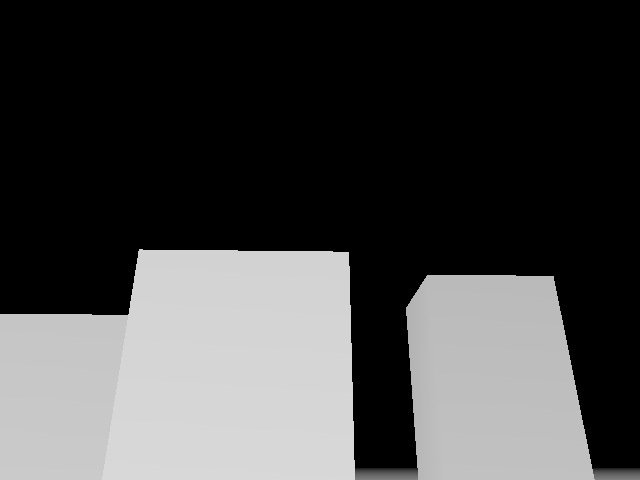
#> input picture sim/isaac/elegoo/proof/center_depth.png, 640 x 480 px; its folder holds 4 pictures in this run
$ python analyze.py
#> lines starting #> are read from the running program, lines starting #| are printed output that depends on the picture
"""Sheets and ground-truth-free accuracy checks over probe.py dumps.

usage: analyze.py   (reads results/depth/<config>/*.npy;
                     writes depth_sheet.jpg, depth_sheet_film.jpg, results/metrics.json)
"""
import glob
import json
import os

import cv2
import numpy as np

HERE = os.path.dirname(os.path.abspath(__file__))
ROOT = os.path.abspath(os.path.join(HERE, "..", ".."))
DEP = os.path.join(HERE, "results", "depth")
CAR_DIR = os.path.join(ROOT, "patrol-photos", "bench")
FILM_DIR = os.path.join(HERE, "data", "film640")
NOISE_DIR = os.path.join(HERE, "data", "noise")
SIM_DIR = os.path.join(ROOT, "sim", "isaac", "elegoo", "proof")

SHOW = ["da2rel_518_coreml_all", "da2met_518_coreml_all", "da2met_336_coreml_all",
        "dp2s_640_mps_bf16", "dp2s_320_mps_bf16"]
KIND = {c: ("inv" if c.startswith("da2rel") else "metric") for c in SHOW}
LABEL = {"da2rel_518_coreml_all": "DA2-S rel 518", "da2met_518_coreml_all": "DA2-S metric 518",
         "da2met_336_coreml_all": "DA2-S metric 336", "dp2s_640_mps_bf16": "DepthPro2-S 640",
         "dp2s_320_mps_bf16": "DepthPro2-S 320"}
CAR = sorted(os.path.splitext(os.path.basename(p))[0] for p in glob.glob(CAR_DIR + "/*.jpg"))
FILM_SHEET = [f"frame_{i:04d}" for i in range(0, 392, 40)]
SEQ = [f"frame_{i:04d}" for i in range(200, 224)]
SIM = ["center_rgb", "left_rgb", "right_rgb"]
TW, TH = 400, 300


# [4 lines left out: function load, not called in this run]


def inv(cfg, a):
    return 1.0 / np.clip(a, 0.05, 1e3) if KIND[cfg] == "metric" else a


# [7 lines left out: function viz, not called in this run]


def label(img, text):
    cv2.rectangle(img, (0, 0), (img.shape[1], 22), (0, 0, 0), -1)
    cv2.putText(img, text, (4, 16), cv2.FONT_HERSHEY_SIMPLEX, 0.5, (255, 255, 255), 1, cv2.LINE_AA)
    return img


# [6 lines left out: function rgb_path, not called in this run]


def sheet(stems, out, title, extra=None):
    rows = []
    head = np.zeros((40, TW * (len(SHOW) + 1), 3), np.uint8)
    cv2.putText(head, title, (8, 27), cv2.FONT_HERSHEY_SIMPLEX, 0.7, (255, 255, 255), 1, cv2.LINE_AA)
    rows.append(head)
    for s in stems:
        tiles = [label(cv2.resize(cv2.imread(rgb_path(s)), (TW, TH), interpolation=cv2.INTER_AREA), s)]
        for c in SHOW:
            tiles.append(label(cv2.resize(viz(c, load(c, s, None)), (TW, TH), interpolation=cv2.INTER_NEAREST),
                               LABEL[c]))
        rows.append(np.hstack(tiles))
        if extra and s in extra:
            rows.append(extra[s])
    cv2.imwrite(out, np.vstack(rows), [cv2.IMWRITE_JPEG_QUALITY, 88])


def sim_truth_row(stem):
#> called with stem = 'center_rgb'
    d = cv2.imread(os.path.join(SIM_DIR, stem.replace("_rgb", "_depth.png")))
#> d is the input picture: shape (480, 640, 3); min 0, max 216, mean 69.9
    t = cv2.resize(d, (TW, TH), interpolation=cv2.INTER_NEAREST)
    pad = np.zeros((TH, TW * len(SHOW), 3), np.uint8)
    cv2.putText(pad, "<- simulator exact depth (log preview, black = no hit / sky)", (10, 150),
                cv2.FONT_HERSHEY_SIMPLEX, 0.7, (255, 255, 255), 1, cv2.LINE_AA)
    return np.hstack([label(t, stem.replace("_rgb", "_depth (sim truth)")), pad])
#> in label, `cv2.putText(img, text, (4, 16), cv2.FONT_HERSHEY_SIMPLEX, 0.5, (255, 2..`:
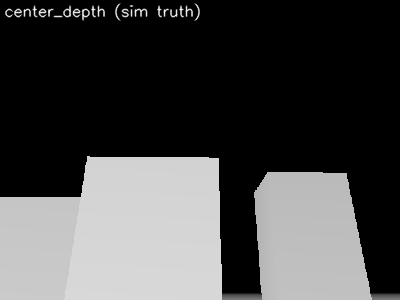
#> img: shape (300, 400, 3); min 0, max 253, mean 70.8
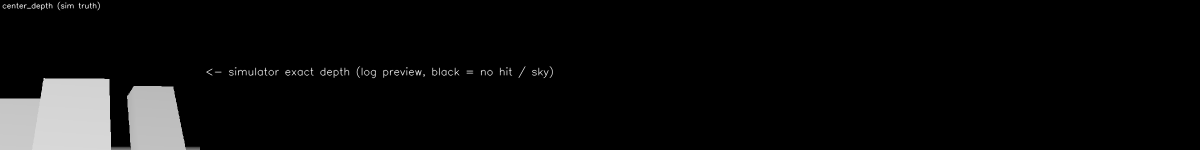
#> returned value: shape (300, 2400, 3) (shown at 1/2 size); min 0, max 255, mean 12.4


def spearman(a, b):
    ra, rb = np.argsort(np.argsort(a.ravel())), np.argsort(np.argsort(b.ravel()))
    return float(np.corrcoef(ra, rb)[0, 1])


# [78 lines left out: functions ordinal, consistency, flicker, noise, edge_width, blown, not called in this run]


if __name__ == "__main__":
    sheet(CAR, os.path.join(HERE, "depth_sheet.jpg"),
          "CAR PHOTOS (patrol-photos/bench, NOT rotated). Bright = near. Metric: log 0.2-8 m fixed; rel: per-image")
    sheet(FILM_SHEET + SIM, os.path.join(HERE, "depth_sheet_film.jpg"),
          "FILM FRAMES - NOT FROM THE CAR (iPhone, standing height, 48.7 deg HFOV) + simulator RGB. Bright = near",
          extra={s: sim_truth_row(s) for s in SIM})
#> call 2 of sim_truth_row, with stem = 'left_rgb'
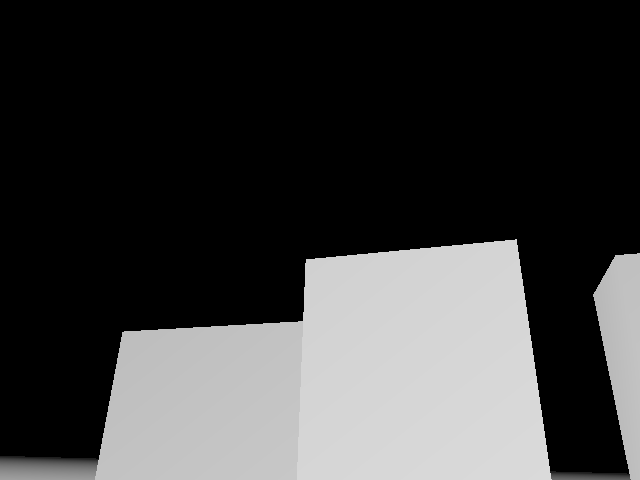
#> input picture sim/isaac/elegoo/proof/left_depth.png, 640 x 480 px
#> in sim_truth_row, d is the input picture: shape (480, 640, 3); min 0, max 218, mean 61
#> call 2 of label, with text = 'left_depth (sim truth)'
#> in label (call 2), `cv2.putText(img, text, (4, 16), cv2.FONT_HERSHEY_SIMPLEX, 0.5, (255, 2..`:
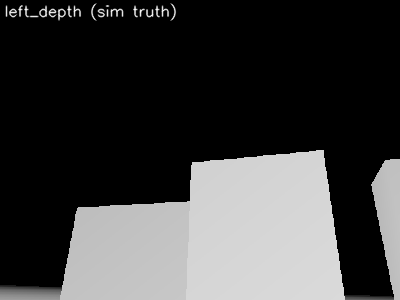
#> img: shape (300, 400, 3); min 0, max 251, mean 61.6
#> in sim_truth_row (call 2), `return np.hstack([label(t, stem.replace("_rgb", "_depth (sim truth)"))..`:
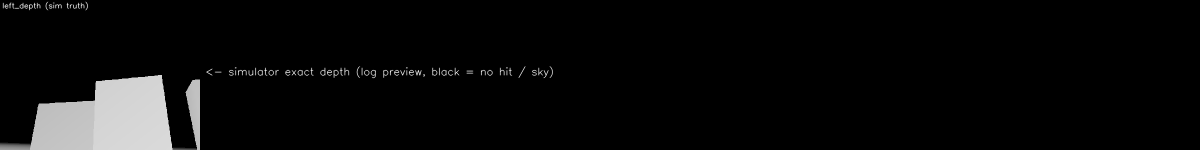
#> returned value: shape (300, 2400, 3) (shown at 1/2 size); min 0, max 255, mean 10.9
#> (the run stopped early here; a loop or call above may not have finished)
